Frame 1 (no input): blank canvas, image omitted
Frame 60 (no input): blank canvas, image omitted
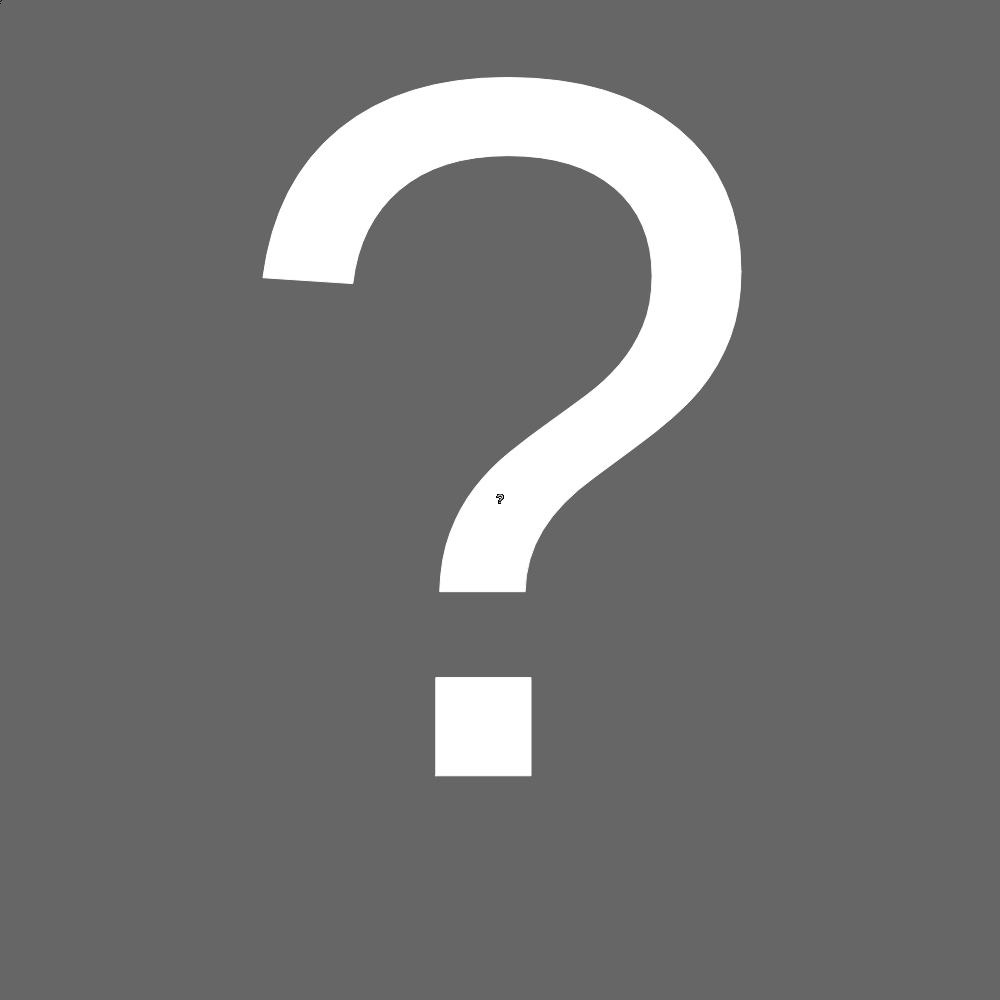
Frame 120 (the mouse pressed at the canvas centre since frame 60)

The p5.js sketch whose frames 1 and 60 were blank and that drew this single picture after the mouse press (run headless with seeded random() and noise() and a simulated clock; from frame 60 on, the mouse is pressed at the canvas centre):

// p5.js sketch
// ── sketch.js
function setup() {
  createCanvas(1000, 1000);
  background(102);
}

function draw() {
 
  variableQuestionMark(mouseX, mouseY, pmouseX, pmouseY);
}


function variableQuestionMark(x, y, px, py) {
  let speed = abs(x - px) + abs(y - py);
  stroke(speed);
  textSize(speed);
  textAlign(CENTER, CENTER);
  fill(255);
  text("?", x, y);
}






 
